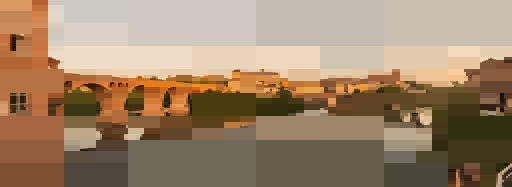
#> input picture lab/epistemics/image-repro/know_flat.bmp, 512 x 187 px, given in place of frame_00.ppm, which was not available
$ python metrics.py ../lab/epistemics/image-repro ../lab/epistemics/image-repro/know_grad.bmp ../lab/epistemics/image-repro/know_grad.bmp
#> lines starting #> are read from the running program, lines starting #| are printed output that depends on the picture; pictures that were not available may be replaced by others from this repository, and a replacement may not be noted
#!/usr/bin/env python3
"""Per-frame PSNR + SSIM vs the original clip, for every condition.
SSIM: standard Wang et al., 11x11 Gaussian sigma 1.5, per channel, mean.
Writes metrics/metrics.csv + prints summary table.
Usage: metrics.py <srcdir> <runsdir> <outcsv>
"""
import os, sys, math, csv
import numpy as np
from PIL import Image

SRC, RUNS, OUTCSV = sys.argv[1], sys.argv[2], sys.argv[3]

def load_rgb(path, size=None):
    im = Image.open(path).convert("RGB")
#> im is the input picture: PIL image 512x187 RGB; mean R, G, B 157.4, 132.6, 105.6
    if size is not None and im.size != size:
        im = im.resize(size, Image.BILINEAR)
    return np.asarray(im, dtype=np.float64)
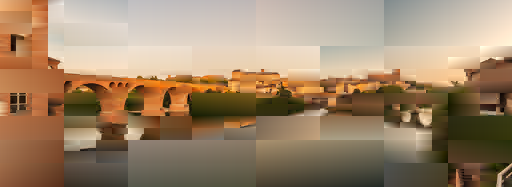
#> input picture lab/epistemics/image-repro/know_grad.bmp, 512 x 187 px, given in place of frame_00.ppm, which was not available
#> in load_rgb, im is the input picture: PIL image 512x187 RGB; mean R, G, B 157.3, 132.6, 105.7
#> in psnr, `mse = float(np.mean((a - b) ** 2))`: mse = 212.3

_gk = None
def gauss_kernel():
    global _gk
    if _gk is None:
        x = np.arange(11) - 5
        k = np.exp(-(x ** 2) / (2 * 1.5 ** 2))
        _gk = k / k.sum()
    return _gk

def conv_separable(a):
    k = gauss_kernel()
    # reflect-pad then convolve along each axis (valid)
    p = 5
    b = np.pad(a, ((p, p), (p, p)), mode="reflect")
    tmp = np.apply_along_axis(lambda r: np.convolve(r, k, mode="valid"), 1, b)
    out = np.apply_along_axis(lambda c: np.convolve(c, k, mode="valid"), 0, tmp)
    return out

def ssim(a, b):
    K1, K2, L = 0.01, 0.03, 255.0
#> K1 = 0.01; K2 = 0.03; L = 255
    C1, C2 = (K1 * L) ** 2, (K2 * L) ** 2
#> C1 = 6.5; C2 = 58.52
    vals = []
    for ch in range(3):
        x, y = a[:, :, ch], b[:, :, ch]
        mu1, mu2 = conv_separable(x), conv_separable(y)
        mu1_sq, mu2_sq, mu12 = mu1**2, mu2**2, mu1 * mu2
        s1_sq = conv_separable(x * x) - mu1_sq
        s2_sq = conv_separable(y * y) - mu2_sq
        s12 = conv_separable(x * y) - mu12
        m = ((2 * mu12 + C1) * (2 * s12 + C2)) / ((mu1_sq + mu2_sq + C1) * (s1_sq + s2_sq + C2))
        vals.append(m.mean())
#> this loop made 3 passes
#> pass 1, in ssim, `x, y = a[:, :, ch], b[:, :, ch]`:
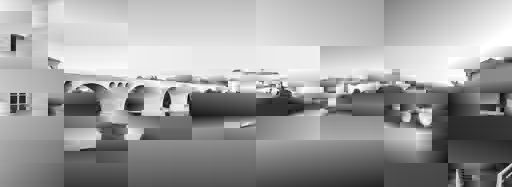
#> y: shape (187, 512) float64; min 0, max 255, mean 157.3
#> pass 1, in conv_separable, `b = np.pad(a, ((p, p), (p, p)), mode="reflect")`:
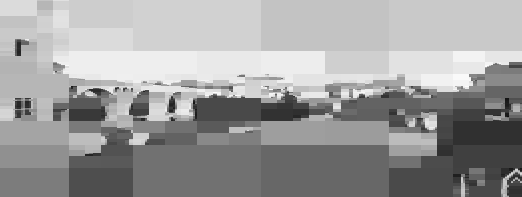
#> b: shape (197, 522) float64; min 16, max 255, mean 156.9
#> pass 1, in conv_separable, `tmp = np.apply_along_axis(lambda r: np.convolve(r, k, mode="valid"), 1..`:
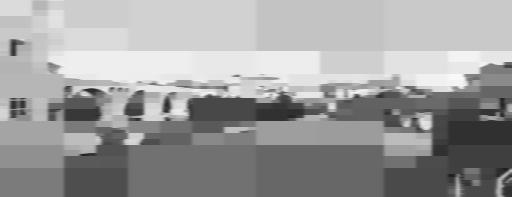
#> tmp: shape (197, 512) float64; min 28.27, max 252.5, mean 157.1
#> after the loop:
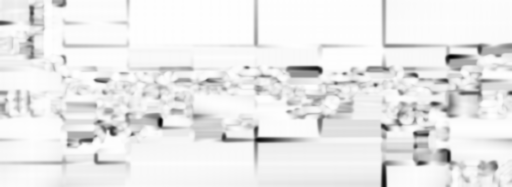
#> m: shape (187, 512) float64; min -0.666, max 0.999, mean 0.864; drawn with min black and max white
#> after the loop:
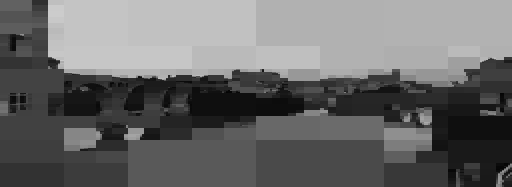
#> x: shape (187, 512) float64; min 4, max 204, mean 105.6
#> after the loop:
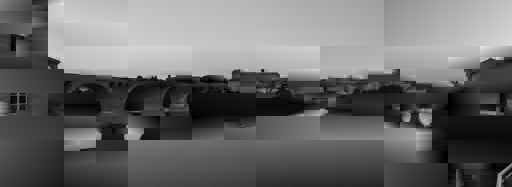
#> y: shape (187, 512) float64; min 0, max 232, mean 105.7
#> after the loop, vals = [0.829, 0.857, 0.864]
    return float(np.mean(vals))

def psnr(a, b):
    mse = float(np.mean((a - b) ** 2))
    if mse == 0:
        return float("inf")
    return 10 * math.log10(255.0 ** 2 / mse)

CONDS = {
    "native-verbatim": ("out_verbatim", "frame_{:02d}.ppm", None),
    "native-encoded": ("out_encoded", "frame_{:02d}.ppm", None),
    "byte-copy": ("bytecopy", "frame_{:02d}.ppm", None),
    "floor": ("floor240", "floor_{:02d}.ppm", (320, 240)),  # stretch = part of the floor's gap
}

rows = []
print(f"{'cond':16s} {'frame':5s} {'PSNR':>10s} {'SSIM':>8s}")
for cond, (subdir, pat, size) in CONDS.items():
    for f in range(24):
        ref = load_rgb(os.path.join(SRC, f"frame_{f:02d}.ppm"))
        tst = load_rgb(os.path.join(RUNS, subdir, pat.format(f)), size)
        p, s = psnr(ref, tst), ssim(ref, tst)
#> p = 24.86; s = 0.85
        rows.append((cond, f, p, s))
        ps = "inf" if math.isinf(p) else f"{p:8.2f}"
#> ps = '   24.86'
        print(f"{cond:16s} {f:5d} {ps:>10s} {s:8.4f}")
#| native-verbatim      0      24.86   0.8498
#> (the run stopped early here; a loop or call above may not have finished)
